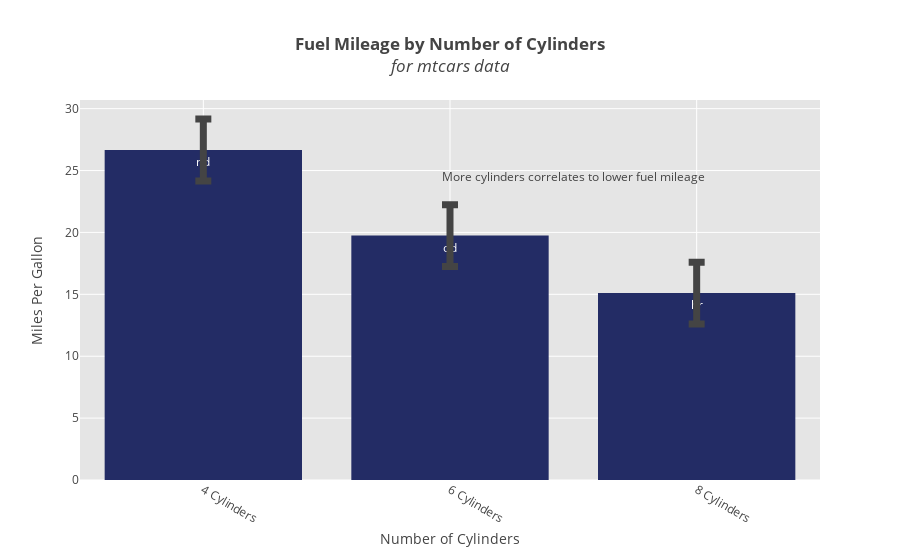

Here is the notebook cell this chart was saved with:
### Markdown cell above
Preview the results again:

### Code cell
# view plot inline 
fig = barplot.create_graph(**args)

### Figure 1 — Plotly figure (JSON) as saved in the notebook; plotly's stock layout.template omitted (floating-point values rounded to 4 significant figures)
{"data": [{"error_y": {"array": [2.5, 2.5, 2.5], "thickness": 7, "type": "data", "visible": true, "width": 8}, "marker": {"color": "#232C65"}, "name": "mpg", "text": ["nd", "od", "hr"], "type": "bar", "uid": "af8a9442-ec0c-11e8-b1b6-a0481cac4f9d", "x": ["4 Cylinders", "6 Cylinders", "8 Cylinders"], "y": [26.66, 19.74, 15.1]}], "layout": {"annotations": [{"showarrow": false, "text": "More cylinders correlates to lower fuel mileage", "x": 1.5, "y": 24.5}], "hovermode": "closest", "plot_bgcolor": "rgb(229, 229, 229)", "title": "<b>Fuel Mileage by Number of Cylinders</b><br><i>for mtcars data</i>", "xaxis": {"gridcolor": "rgb(255,255,255)", "tickangle": 30, "title": "Number of Cylinders", "zerolinecolor": "rgb(255,255,255)"}, "yaxis": {"gridcolor": "rgb(255,255,255)", "title": "Miles Per Gallon", "zerolinecolor": "rgb(255,255,255)"}}}
